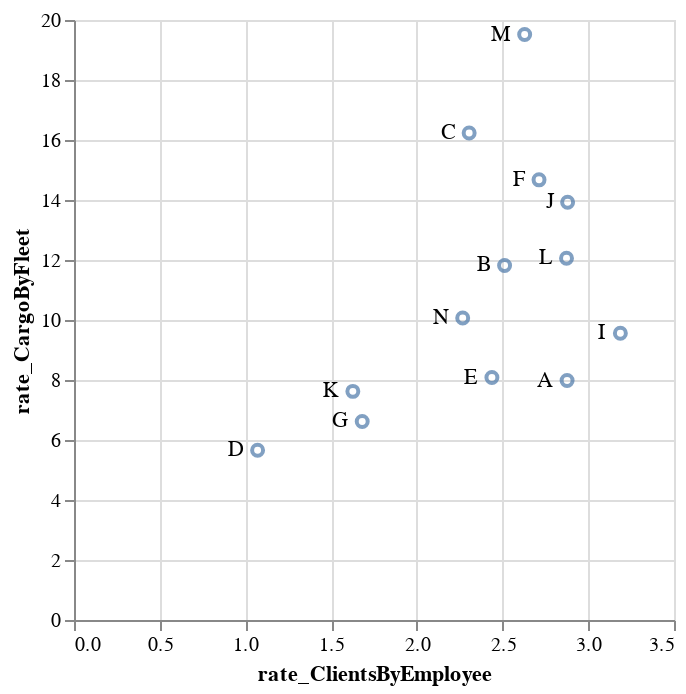

Notebook code for this chart:
### Markdown cell above
Let me plot those ratios:

### Code cell
import altair as alt

points = alt.Chart(airline).mark_point().encode(
    x='rate_ClientsByEmployee:Q',
    y='rate_CargoByFleet:Q'
)

text = points.mark_text(
    align='right',
    baseline='middle',
    dx=-7
).encode(
    text='name'
).interactive()

points + text

### Figure 1 — Vega-Lite specification as saved in the notebook (floating-point values rounded to 4 significant figures)
{"config": {"view": {"continuousWidth": 300, "continuousHeight": 300}}, "layer": [{"mark": {"type": "point"}, "encoding": {"x": {"field": "rate_ClientsByEmployee", "type": "quantitative"}, "y": {"field": "rate_CargoByFleet", "type": "quantitative"}}}, {"mark": {"type": "text", "align": "right", "baseline": "middle", "dx": -7}, "encoding": {"text": {"field": "name", "type": "nominal"}, "x": {"field": "rate_ClientsByEmployee", "type": "quantitative"}, "y": {"field": "rate_CargoByFleet", "type": "quantitative"}}, "name": "view_1"}], "data": {"name": "data-4c03cc2a1b585fb3c50c138f34dd2247"}, "params": [{"name": "param_1", "select": {"type": "interval", "encodings": ["x", "y"]}, "bind": "scales", "views": ["view_1"]}], "$schema": "https://vega.github.io/schema/vega-lite/v5.20.1.json", "datasets": {"data-4c03cc2a1b585fb3c50c138f34dd2247": [{"name": "A", "Aircraft": 109, "Fuel": 392, "Employee": 8259, "Passenger": 23756, "Freight": 870, "rate_ClientsByEmployee": 2.876, "rate_CargoByFleet": 7.982}, {"name": "B", "Aircraft": 115, "Fuel": 381, "Employee": 9628, "Passenger": 24183, "Freight": 1359, "rate_ClientsByEmployee": 2.512, "rate_CargoByFleet": 11.82}, {"name": "C", "Aircraft": 767, "Fuel": 2673, "Employee": 70923, "Passenger": 163483, "Freight": 12449, "rate_ClientsByEmployee": 2.305, "rate_CargoByFleet": 16.23}, {"name": "D", "Aircraft": 90, "Fuel": 282, "Employee": 9683, "Passenger": 10370, "Freight": 509, "rate_ClientsByEmployee": 1.071, "rate_CargoByFleet": 5.656}, {"name": "E", "Aircraft": 461, "Fuel": 1608, "Employee": 40630, "Passenger": 99047, "Freight": 3726, "rate_ClientsByEmployee": 2.438, "rate_CargoByFleet": 8.082}, {"name": "F", "Aircraft": 628, "Fuel": 2074, "Employee": 47420, "Passenger": 128635, "Freight": 9214, "rate_ClientsByEmployee": 2.713, "rate_CargoByFleet": 14.67}, {"name": "G", "Aircraft": 81, "Fuel": 75, "Employee": 7115, "Passenger": 11962, "Freight": 536, "rate_ClientsByEmployee": 1.681, "rate_CargoByFleet": 6.617}, {"name": "I", "Aircraft": 153, "Fuel": 458, "Employee": 10177, "Passenger": 32436, "Freight": 1462, "rate_ClientsByEmployee": 3.187, "rate_CargoByFleet": 9.556}, {"name": "J", "Aircraft": 455, "Fuel": 1722, "Employee": 29124, "Passenger": 83862, "Freight": 6337, "rate_ClientsByEmployee": 2.879, "rate_CargoByFleet": 13.93}, {"name": "K", "Aircraft": 103, "Fuel": 400, "Employee": 8987, "Passenger": 14618, "Freight": 785, "rate_ClientsByEmployee": 1.627, "rate_CargoByFleet": 7.621}, {"name": "L", "Aircraft": 547, "Fuel": 1217, "Employee": 34680, "Passenger": 99636, "Freight": 6597, "rate_ClientsByEmployee": 2.873, "rate_CargoByFleet": 12.06}, {"name": "M", "Aircraft": 560, "Fuel": 2532, "Employee": 51536, "Passenger": 135480, "Freight": 10928, "rate_ClientsByEmployee": 2.629, "rate_CargoByFleet": 19.51}, {"name": "N", "Aircraft": 423, "Fuel": 1303, "Employee": 32683, "Passenger": 74106, "Freight": 4258, "rate_ClientsByEmployee": 2.267, "rate_CargoByFleet": 10.07}]}}
